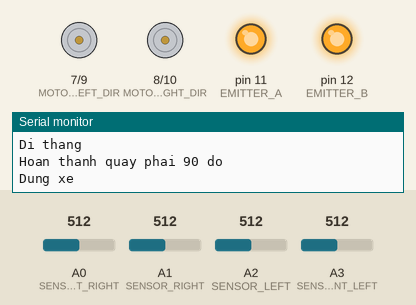
This sketch was run on a simulated Arduino Uno, built with avr-gcc and run on an emulated ATmega328P. On the bench: direction and speed pins drawn as motors (green arrow = direction pin HIGH = forward, orange = LOW = backward, longer = more drive), output pins drawn as LEDs (lit = HIGH), the last lines printed to the serial monitor. The test bench sets the inputs (shaded band); at power-on: A2 (SENSOR_LEFT) = 512, A1 (SENSOR_RIGHT) = 512, A0 (SENSOR_FRONT_RIGHT) = 512, A3 (SENSOR_FRONT_LEFT) = 512.

Above: at 0.8 s.
1.6 s: A2 (SENSOR_LEFT) set to 212
5.2 s: A2 (SENSOR_LEFT) set to 183
At 5.67 s:
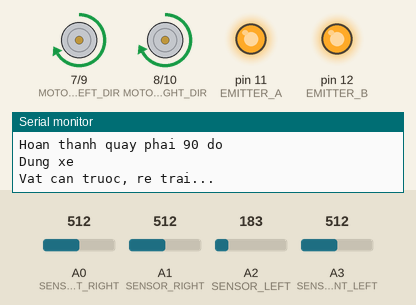
8.7 s: A2 (SENSOR_LEFT) set to 210
12.2 s: A1 (SENSOR_RIGHT) set to 213
15.7 s: A1 (SENSOR_RIGHT) set to 186
At 15.91 s:
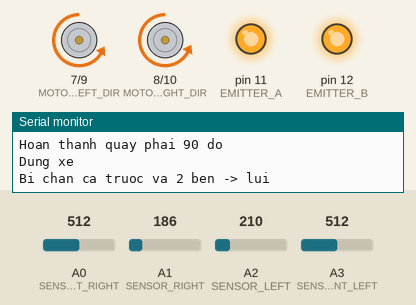
19.2 s: A2 (SENSOR_LEFT) set to 190
Timing chart, 0 to 23.7 s (numbered marks = the images above; inputs shaded):
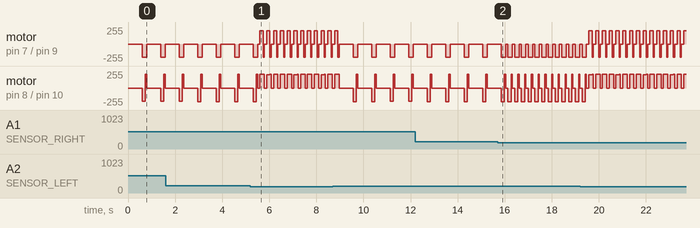

The sketch:

tranhvatcan.ino
```cpp
#include <Arduino.h>

const uint8_t MOTOR_LEFT_DIR = 7;
const uint8_t MOTOR_RIGHT_DIR = 8;
const uint8_t MOTOR_LEFT_PWM = 9;
const uint8_t MOTOR_RIGHT_PWM = 10;

const uint8_t EMITTER_A = 11;
const uint8_t EMITTER_B = 12;

const uint8_t SENSOR_FRONT_LEFT  = A3;  // Trước trái
const uint8_t SENSOR_LEFT        = A2;  // Trái
const uint8_t SENSOR_RIGHT       = A1;  // Phải
const uint8_t SENSOR_FRONT_RIGHT = A0;  // Trước phải

const unsigned long TURN_LEFT_90_DEGREES = 137;
const unsigned long TURN_RIGHT_90_DEGREES = 135;


#define OBSTACLE_THRESHOLD 200

void goStraight() {
  digitalWrite(MOTOR_LEFT_DIR, LOW);
  analogWrite(MOTOR_LEFT_PWM, 200);
  digitalWrite(MOTOR_RIGHT_DIR, HIGH);
  analogWrite(MOTOR_RIGHT_PWM, 205);
  Serial.println("Di thang");
}

void goBackward() {
  digitalWrite(MOTOR_LEFT_DIR, HIGH);
  analogWrite(MOTOR_LEFT_PWM, 200);
  digitalWrite(MOTOR_RIGHT_DIR, LOW);
  analogWrite(MOTOR_RIGHT_PWM, 201);
  Serial.println("Di lui");
}

void turnLeft90() {
  digitalWrite(MOTOR_LEFT_DIR, HIGH);
  analogWrite(MOTOR_LEFT_PWM, 200);
  digitalWrite(MOTOR_RIGHT_DIR, HIGH);
  analogWrite(MOTOR_RIGHT_PWM, 200);
  delay(TURN_LEFT_90_DEGREES);
  goStraight();
  Serial.println("Hoan thanh quay trai 90 do");
}

void turnRight90() {
  digitalWrite(MOTOR_LEFT_DIR, LOW);
  analogWrite(MOTOR_LEFT_PWM, 200);
  digitalWrite(MOTOR_RIGHT_DIR, LOW);
  analogWrite(MOTOR_RIGHT_PWM, 200);
  delay(TURN_RIGHT_90_DEGREES);

  goStraight();
  Serial.println("Hoan thanh quay phai 90 do");
}

void stopMotors() {
  analogWrite(MOTOR_LEFT_PWM, 0);
  analogWrite(MOTOR_RIGHT_PWM, 0);
  Serial.println("Dung xe");
}

// ==== ĐỌC CẢM BIẾN ====
int readSensor(uint8_t pin) {
  return analogRead(pin);
}

// ==== SETUP ====
void setup() {
  pinMode(MOTOR_LEFT_DIR, OUTPUT);
  pinMode(MOTOR_RIGHT_DIR, OUTPUT);
  pinMode(MOTOR_LEFT_PWM, OUTPUT);
  pinMode(MOTOR_RIGHT_PWM, OUTPUT);
  pinMode(EMITTER_A, OUTPUT);
  pinMode(EMITTER_B, OUTPUT);

  digitalWrite(EMITTER_A, HIGH);
  digitalWrite(EMITTER_B, HIGH);

  pinMode(SENSOR_FRONT_LEFT, INPUT);
  pinMode(SENSOR_LEFT, INPUT);
  pinMode(SENSOR_RIGHT, INPUT);
  pinMode(SENSOR_FRONT_RIGHT, INPUT);

  Serial.begin(115200);
}

// ==== LOOP ====
void loop() {
  int frontLeft  = readSensor(SENSOR_FRONT_LEFT);
  int frontRight = readSensor(SENSOR_FRONT_RIGHT);
  int leftSensor = readSensor(SENSOR_LEFT);
  int rightSensor= readSensor(SENSOR_RIGHT);

  bool hasFrontObstacle = (frontLeft > OBSTACLE_THRESHOLD || frontRight > OBSTACLE_THRESHOLD);
  bool hasLeftObstacle  = (leftSensor > OBSTACLE_THRESHOLD);
  bool hasRightObstacle = (rightSensor > OBSTACLE_THRESHOLD);

  if (hasFrontObstacle) {
    stopMotors();
    delay(100);

    if (!hasLeftObstacle) {
      Serial.println("Vat can truoc, re trai...");
      turnLeft90();
    } else if (!hasRightObstacle) {
      Serial.println("Vat can truoc, re phai...");
      turnRight90();
    } else {
      Serial.println("Bi chan ca truoc va 2 ben -> lui");
      delay(500);
      turnRight90(); // lui xong quay phải
    }
  } else {
    goStraight();
  }

  delay(50); // chống quá nhạy
}
```

Measured:
- the behaviour switches between 201 and 200 on A2 (SENSOR_LEFT) (found by bisection; images 0 and 1)
- the behaviour switches between 201 and 200 on A1 (SENSOR_RIGHT) (found by bisection; images 1 and 2)
- after the input at 15.7 s, motor on pin 7 (MOTOR_LEFT_DIR) / pin 9 (MOTOR_LEFT_PWM): alternates backward 200/255 for 0.19 s and stopped for 0.10 s, starting after 0.44 s
- by itself, motor on pin 7 (MOTOR_LEFT_DIR) / pin 9 (MOTOR_LEFT_PWM): alternates backward 200/255 for 0.19 s and stopped for 0.60 s
